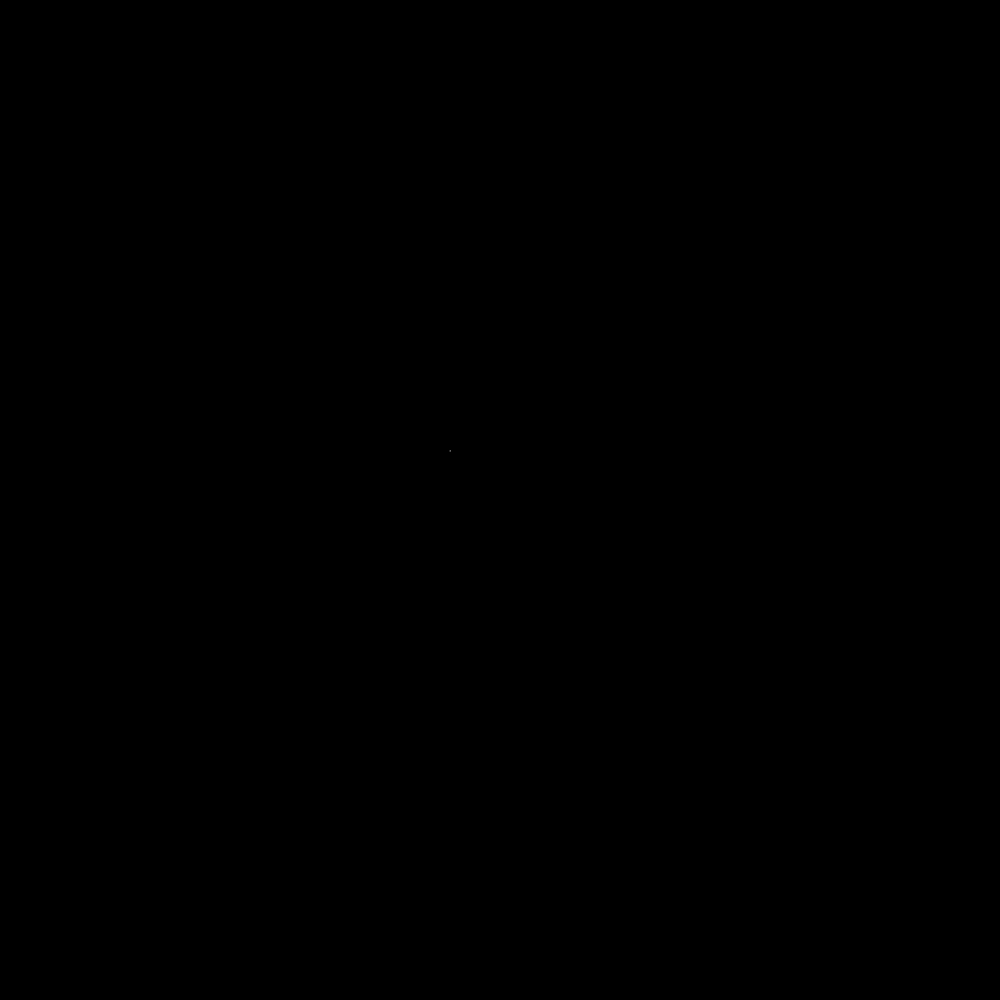
Frame 1 (no input)
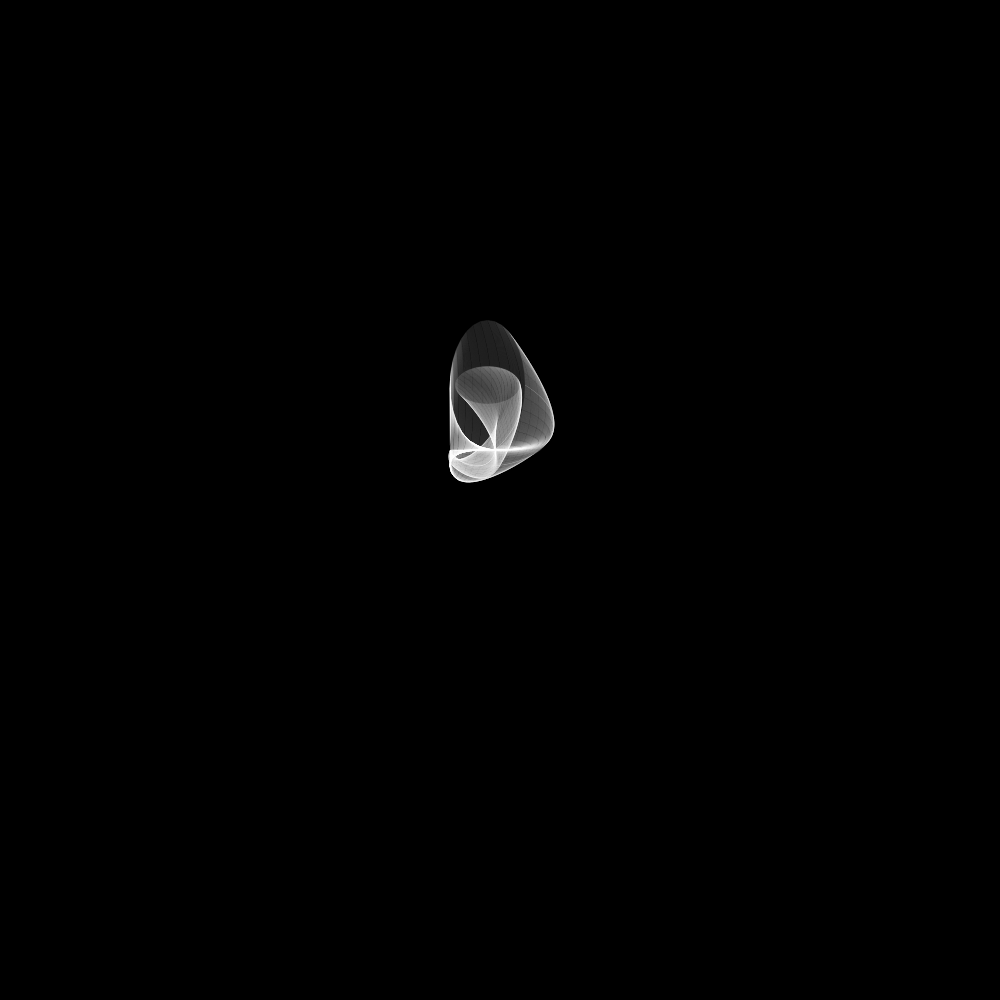
Frame 60 (no input)
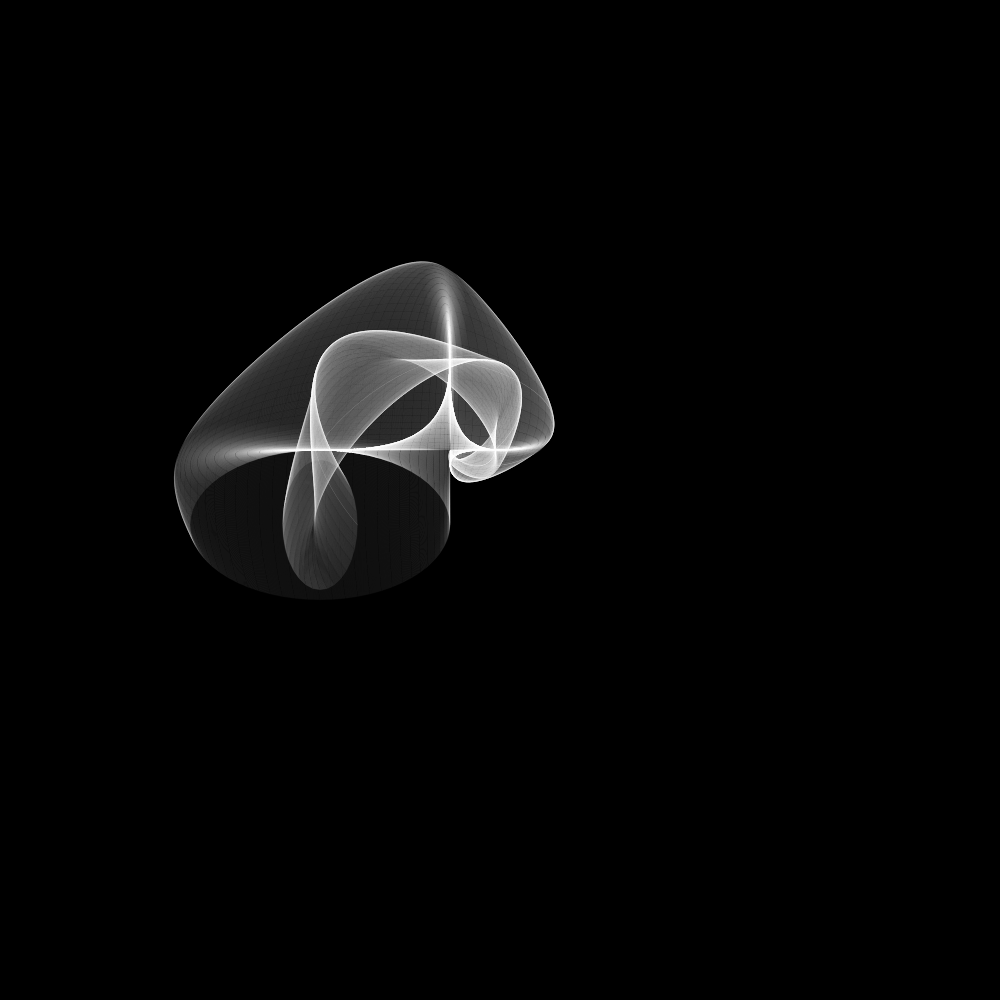
Frame 120 (the mouse pressed at the canvas centre since frame 60)

The p5.js sketch that drew these frames (run headless with seeded random() and noise() and a simulated clock; from frame 60 on, the mouse is pressed at the canvas centre):

// p5.js sketch
// ── sketch.js
// Sin variables
let amplitude_sin = 0.5;
let frequency_sin = 0.5;
// Cos variables
let amplitude_cos = 0.5;
let frequency_cos = 0.5;

function setup() {
    // Create canvas
    createCanvas(1000, 1000);
    background(0);
}

function draw() {
    translate(450, 450);
    noFill();
    stroke(255, 5);
    // Draw 100 frames in one
    for (let i = 0; i < 50; i++) {
        let delta_time = (((frameCount - 1) * 5) + (i / 10));
        ellipse(
            sin(radians(delta_time) * frequency_sin) * (delta_time * amplitude_sin) / 2,
            cos(radians(delta_time) * frequency_cos) * (delta_time * amplitude_cos) / 2,
            sin(radians(delta_time) * frequency_sin) * (delta_time * amplitude_sin),
            cos(radians(delta_time) * frequency_cos) * (delta_time * amplitude_cos));
        ellipse(
            sin(radians(delta_time) * frequency_sin) * (delta_time * amplitude_sin) / 2,
            cos(radians(delta_time) * frequency_cos) * (delta_time * amplitude_cos) / 2,
            cos(radians(delta_time) * frequency_cos) * (delta_time * amplitude_cos) / 2,
            sin(radians(delta_time) * frequency_sin) * (delta_time * amplitude_sin) / 2);
    }
}
